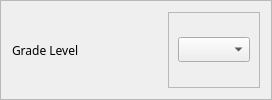
                   <widget class="QFrame" name="frame_41">
                    <property name="frameShape">
                     <enum>QFrame::StyledPanel</enum>
                    </property>
                    <property name="frameShadow">
                     <enum>QFrame::Raised</enum>
                    </property>
                    <layout class="QHBoxLayout" name="horizontalLayout_43">
                     <item>
                      <widget class="QLabel" name="label_23">
                       <property name="minimumSize">
                        <size>
                         <width>150</width>
                         <height>0</height>
                        </size>
                       </property>
                       <property name="font">
                        <font>
                         <family>Moon</family>
                        </font>
                       </property>
                       <property name="text">
                        <string>Grade Level</string>
                       </property>
                      </widget>
                     </item>
                     <item>
                      <widget class="QFrame" name="frame_42">
                       <property name="frameShape">
                        <enum>QFrame::StyledPanel</enum>
                       </property>
                       <property name="frameShadow">
                        <enum>QFrame::Raised</enum>
                       </property>
                       <layout class="QHBoxLayout" name="horizontalLayout_44">
                        <property name="topMargin">
                         <number>5</number>
                        </property>
                        <property name="bottomMargin">
                         <number>5</number>
                        </property>
                        <item>
                         <widget class="QComboBox" name="gradeLvlLine">
                          <property name="font">
                           <font>
                            <family>Raleway</family>
                           </font>
                          </property>
                         </widget>
                        </item>
                       </layout>
                      </widget>
                     </item>
                    </layout>
                   </widget>
